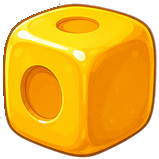
#> input picture scripts/cube.png, 159 x 159 px
$ python make_numbers.py
#> lines starting #> are read from the running program, lines starting #| are printed output that depends on the picture
#!/usr/bin/env python3
"""
數字單字圖：用程式排列，數量保證正確。

AI 生圖數不準——叫它畫 7 顆積木會給 6 顆，11~19 全變成分不出來的金字塔。
教數字的課上這種圖是直接誤導，所以改成「一顆積木 sprite × N」自己排。

sprite 取自 two.png 的黃色積木（已去背），每顆用 HSV 轉色做出彩色感。
"""
import sys, pathlib, colorsys
import numpy as np
from PIL import Image

S = pathlib.Path(__file__).parent
OUT = pathlib.Path("/Users/linyangting/english-chparenting/public/words")
CUBE = Image.open(S / "cube.png").convert("RGBA")
#> CUBE is the input picture: PIL image 159x159 RGBA; mean R, G, B, A 190.5, 139.8, 22.2, 198.5

# 原始 sprite 是黃色（hue≈45°）。要換色就轉這個角度差。
BASE_HUE = 45 / 360
PALETTE = [0, 210, 120, 280, 30, 340, 180, 60, 260, 150]   # 依序循環的色相（度）


def tint(im, hue_deg):
    """把 sprite 轉成指定色相，保留原本的明暗與光澤"""
    a = np.array(im).astype(np.float32) / 255
    rgb, al = a[..., :3], a[..., 3]
    mx, mn = rgb.max(2), rgb.min(2)
    v = mx
    s = np.where(mx == 0, 0, (mx - mn) / np.where(mx == 0, 1, mx))
    h = np.full_like(v, hue_deg / 360)
    # HSV → RGB（向量化）
    i = int(np.floor(h.flat[0] * 6)) % 6          # 整張圖同一個色相，算一次就好
    f = h * 6 - np.floor(h * 6)
    p, q, t = v * (1 - s), v * (1 - f * s), v * (1 - (1 - f) * s)
    order = [(v, t, p), (q, v, p), (p, v, t), (p, q, v), (t, p, v), (v, p, q)][i]
    out = np.stack(order, -1)
    # 描邊（很暗的像素）不上色，維持厚描邊的輪廓
    dark = (v < 0.25)[..., None]
    out = np.where(dark, rgb, out)
    return Image.fromarray((np.dstack([out, al]) * 255).astype(np.uint8))


def layout(n):
    """回傳每一列幾顆。堆成接近正方形，最下面那列最長，看起來穩。"""
    # 小數量排成一長條的話，縮到 256 會變成細細一行看不清楚
    if n <= 3:
        return [n]
    if n == 4:
        return [2, 2]
    if n == 5:
        return [3, 2]
    if n == 6:
        return [3, 3]
    rows = int(np.ceil(np.sqrt(n / 1.4)))
    per = int(np.ceil(n / rows))
    out, left = [], n
    for _ in range(rows):
        k = min(per, left)
        out.append(k)
        left -= k
    return [r for r in out if r]


def render(n, slug):
    rows = layout(n)
    cw = CUBE.width
    # 積木互相疊一點，比較像堆起來的
    step_x, step_y = int(cw * 0.86), int(CUBE.height * 0.78)
    W = max(rows) * step_x + cw // 4
    H = len(rows) * step_y + CUBE.height // 3
    canvas = Image.new("RGBA", (W, H), (0, 0, 0, 0))
    k = 0
    for ri, cnt in enumerate(rows):
        x0 = (W - cnt * step_x) // 2
        for ci in range(cnt):
            sp = tint(CUBE, PALETTE[k % len(PALETTE)])
            canvas.alpha_composite(sp, (x0 + ci * step_x, ri * step_y))
            k += 1
    canvas = canvas.crop(canvas.getbbox())
    canvas.thumbnail((256, 256), Image.LANCZOS)
    final = Image.new("RGBA", (256, 256), (0, 0, 0, 0))
    final.alpha_composite(canvas, ((256 - canvas.width) // 2, (256 - canvas.height) // 2))
    final.save(OUT / f"{slug}.png", "PNG", optimize=True)
    print(f"  ✓ {slug}.png  ({n} 顆，{rows}）")


NUMS = {'one':1,'two':2,'four':4,'five':5,'seven':7,'eight':8,'nine':9,
        'eleven':11,'twelve':12,'thirteen':13,'fourteen':14,'fifteen':15,
        'sixteen':16,'seventeen':17,'eighteen':18,'nineteen':19,'twenty':20}

if __name__ == "__main__":
    want = sys.argv[1:] or list(NUMS)
    for w in want:
        render(NUMS[w], w)
#> this loop made 17 passes
#> pass 1, in tint, `rgb, al = a[..., :3], a[..., 3]`:
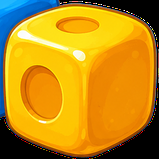
#> rgb: shape (159, 159, 3) float32; mean R, G, B 0.747, 0.548, 0.0869
#> pass 1, in tint, `rgb, al = a[..., :3], a[..., 3]`:
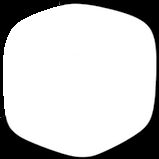
#> al: shape (159, 159) float32; min 0, max 1, mean 0.779
